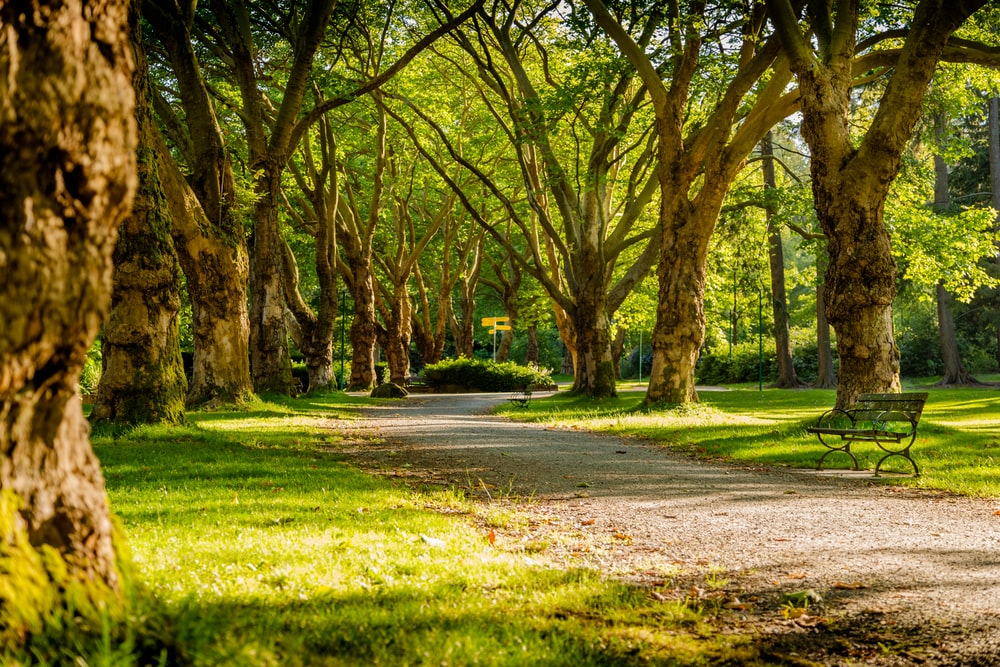
#> input picture photos/pa.jpeg, 1000 x 667 px
$ python thresh.py
#> lines starting #> are read from the running program, lines starting #| are printed output that depends on the picture; after the words box and inside, x2 and y2 are one past the last pixel; in counts of white or black regions, pixels touching at a corner belong together
import cv2 as cv
import matplotlib.pyplot as plt
import numpy as np

img=cv.imread('photos/pa.jpeg')
#> img is the input picture: shape (667, 1000, 3); mean B, G, R 33.5, 105.7, 114.4
cv.imshow('park',img)


gray=cv.cvtColor(img,cv.COLOR_BGR2GRAY)
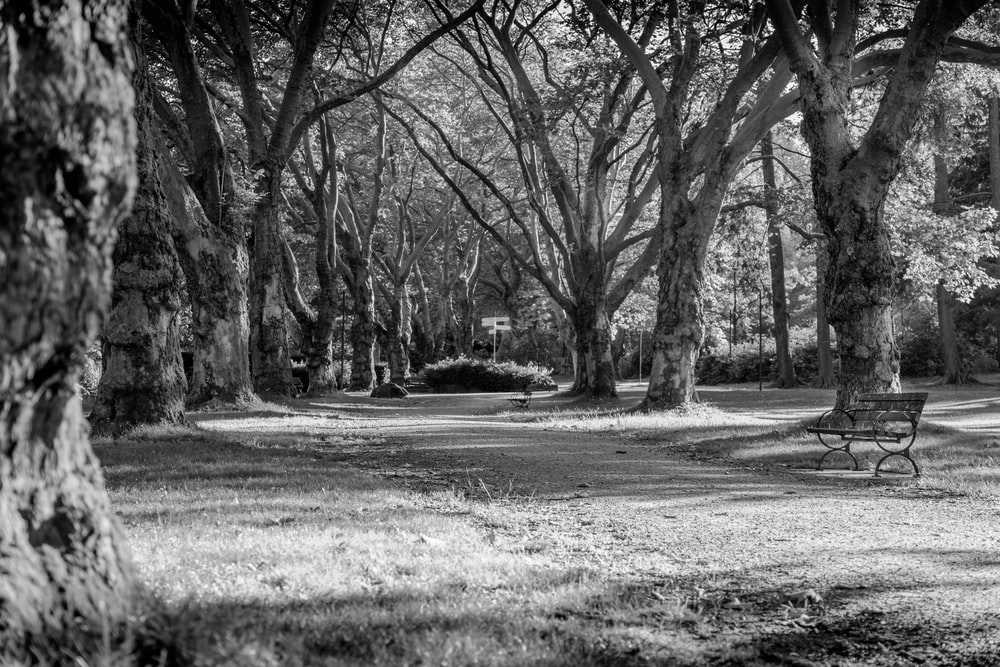
#> gray: shape (667, 1000); min 0, max 255, mean 100.1

#simple thresholding
threshold,thresh= cv.threshold(gray,150,255,cv.THRESH_BINARY)
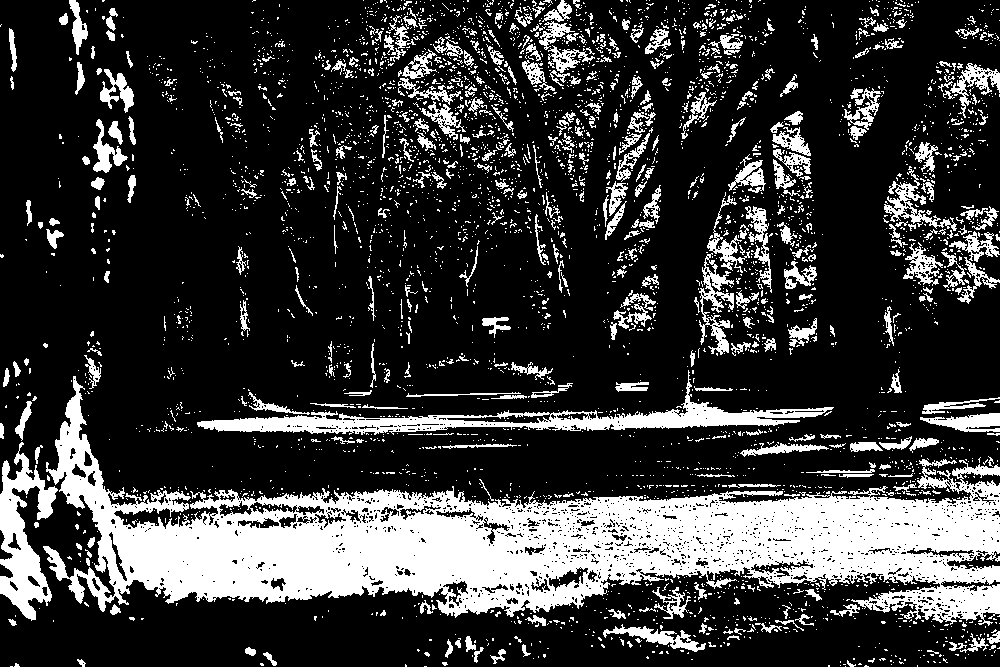
#> thresh: shape (667, 1000); 22.7% white; 4035 white regions (3604 under 20 px), largest, box (x1, y1, x2, y2) and area: (43, 376, 1000, 626) 83672, (197, 370, 834, 435) 8120, (0, 442, 58, 621) 4692
cv.imshow('thresholded value',thresh)


#inverse thresholding
threshold,thresh_inv= cv.threshold(gray,150,255,cv.THRESH_BINARY_INV)
cv.imshow('thresholded inverse',thresh_inv)

#adaptive threshold
adaptive_thresh=cv.adaptiveThreshold(gray,255,cv.ADAPTIVE_THRESH_GAUSSIAN_C,
cv.THRESH_BINARY,11,2)
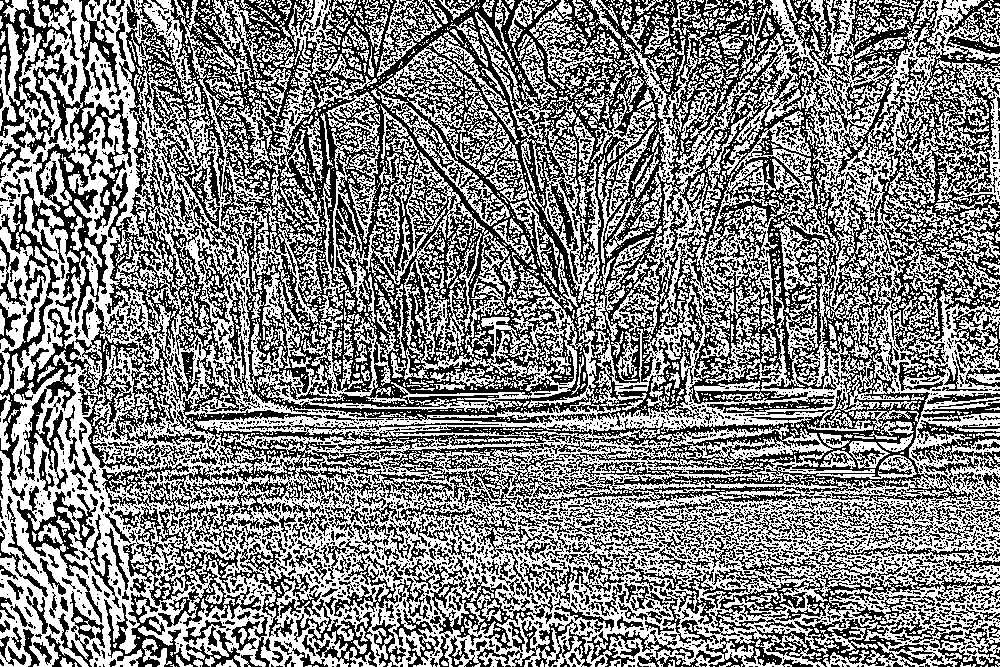
#> adaptive_thresh: shape (667, 1000); 51.8% white; black in thin lines or dots
cv.imshow('adaptive thresholding',adaptive_thresh)


cv.waitKey(0)

$ run again, with photos/ph.jpeg copied over photos/pa.jpeg
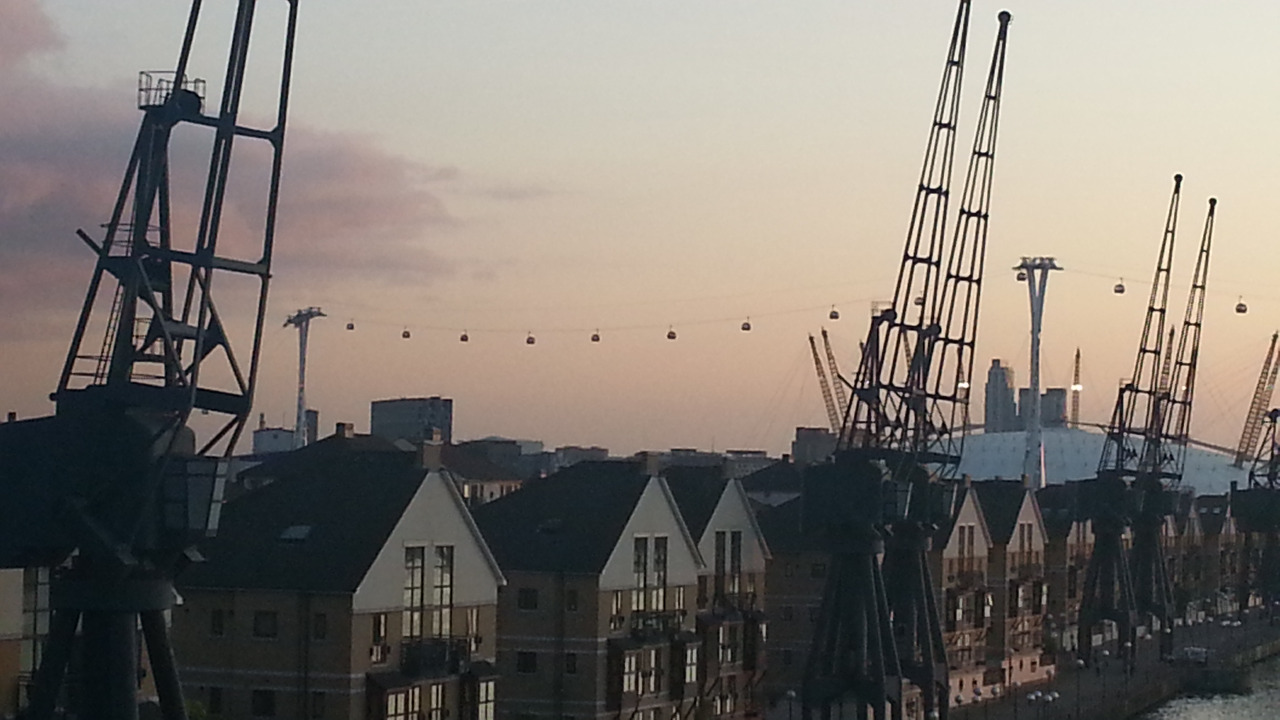
#> input picture photos/ph.jpeg, 1280 x 720 px
#> img is the input picture: shape (720, 1280, 3); mean B, G, R 112.2, 118.7, 124.9
#> `threshold,thresh= cv.threshold(gray,150,255,cv.THRESH_BINARY)`:
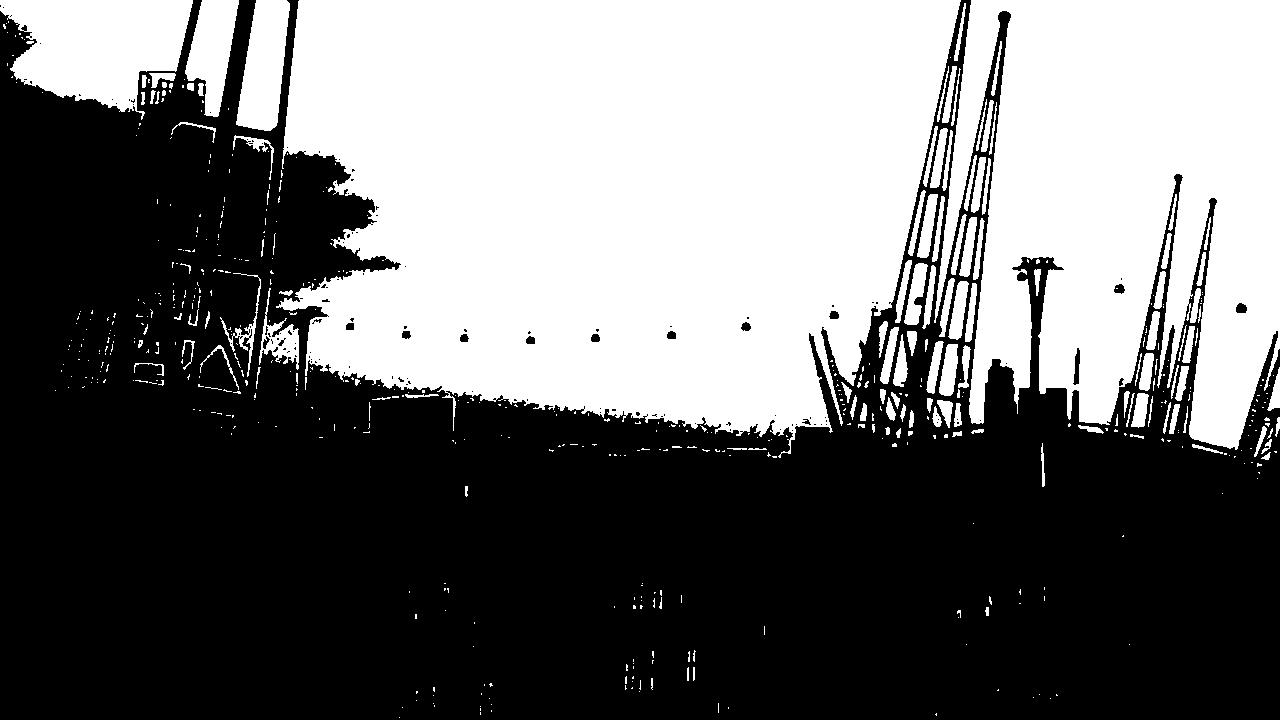
#> thresh: shape (720, 1280); 43.4% white; 599 white regions (463 under 20 px), largest, box (x1, y1, x2, y2) and area: (276, 0, 961, 458) 240037, (934, 0, 1280, 450) 113704, (0, 0, 193, 120) 15154
#> `adaptive_thresh=cv.adaptiveThreshold(gray,255,cv.ADAPTIVE_THRESH_GAUSS..`:
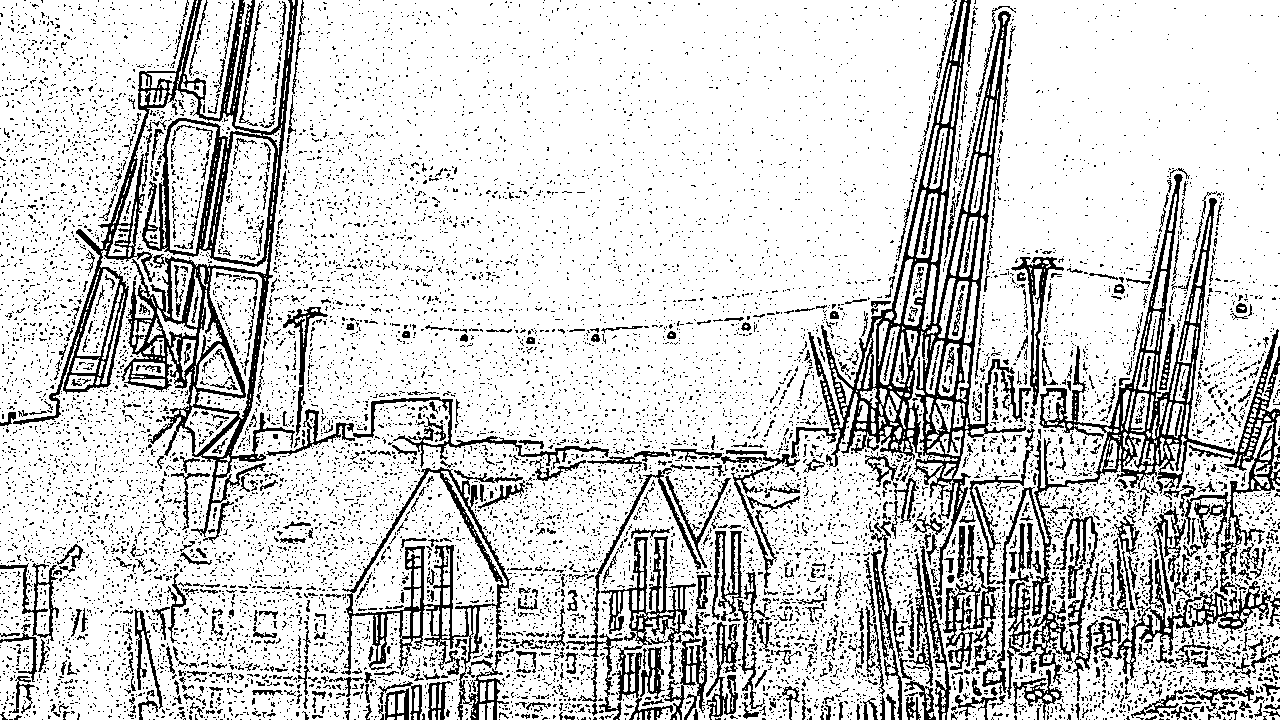
#> adaptive_thresh: shape (720, 1280); 81.3% white; black in thin lines or dots

$ run again, with photos/libg.jpg copied over photos/pa.jpeg
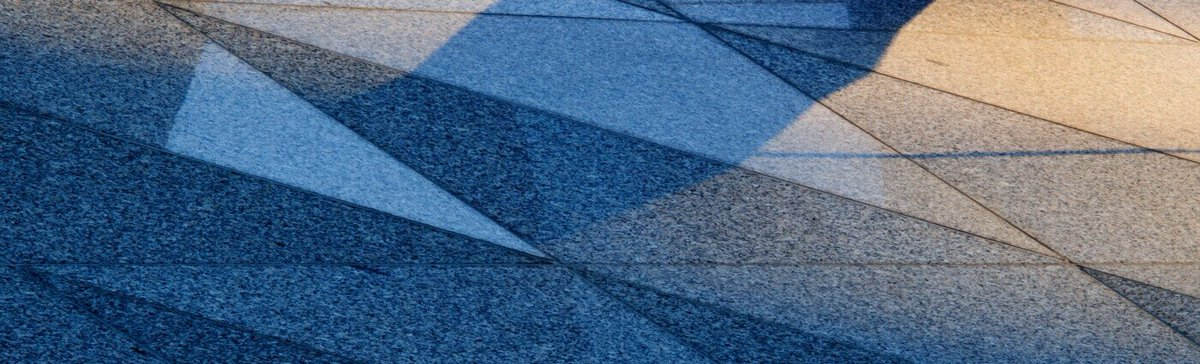
#> input picture photos/libg.jpg, 1200 x 364 px
#> img is the input picture: shape (364, 1200, 3); mean B, G, R 131.7, 105.9, 82.3
#> `threshold,thresh= cv.threshold(gray,150,255,cv.THRESH_BINARY)`:
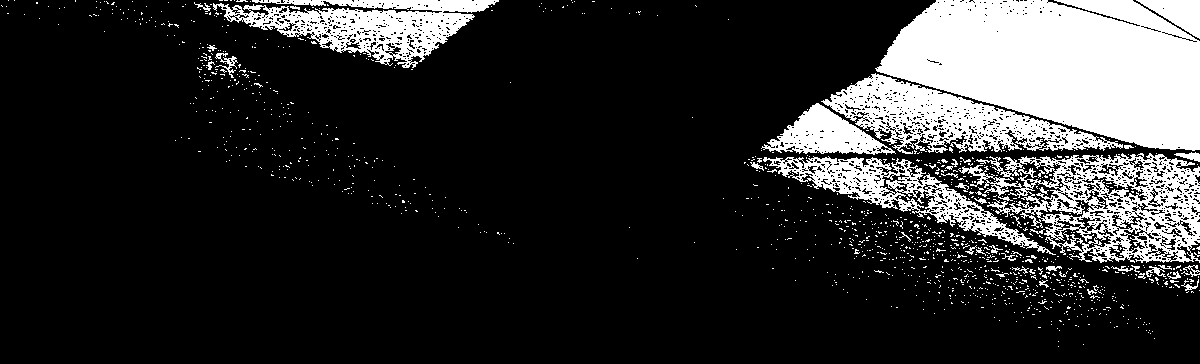
#> thresh: shape (364, 1200); 18% white; 1228 white regions (1183 under 20 px), largest, box (x1, y1, x2, y2) and area: (875, 0, 1200, 151) 34063, (958, 153, 1200, 263) 11590, (821, 73, 1123, 154) 9479
#> `adaptive_thresh=cv.adaptiveThreshold(gray,255,cv.ADAPTIVE_THRESH_GAUSS..`:
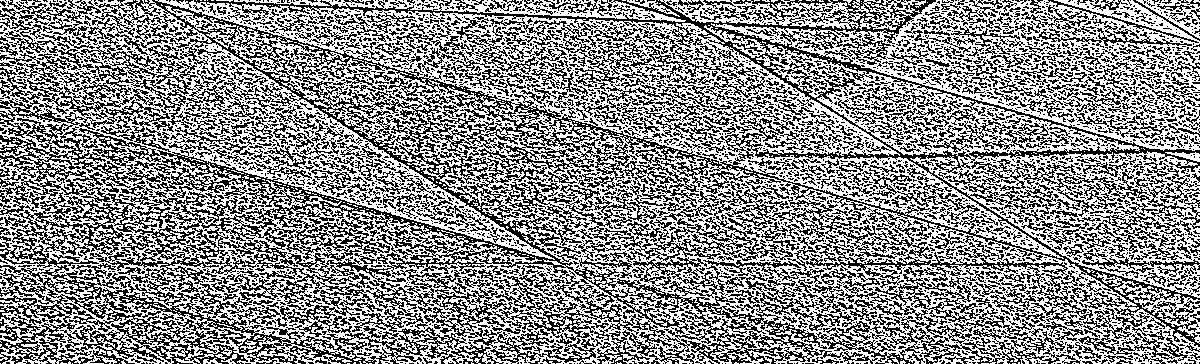
#> adaptive_thresh: shape (364, 1200); 55.8% white; black in thin lines or dots
